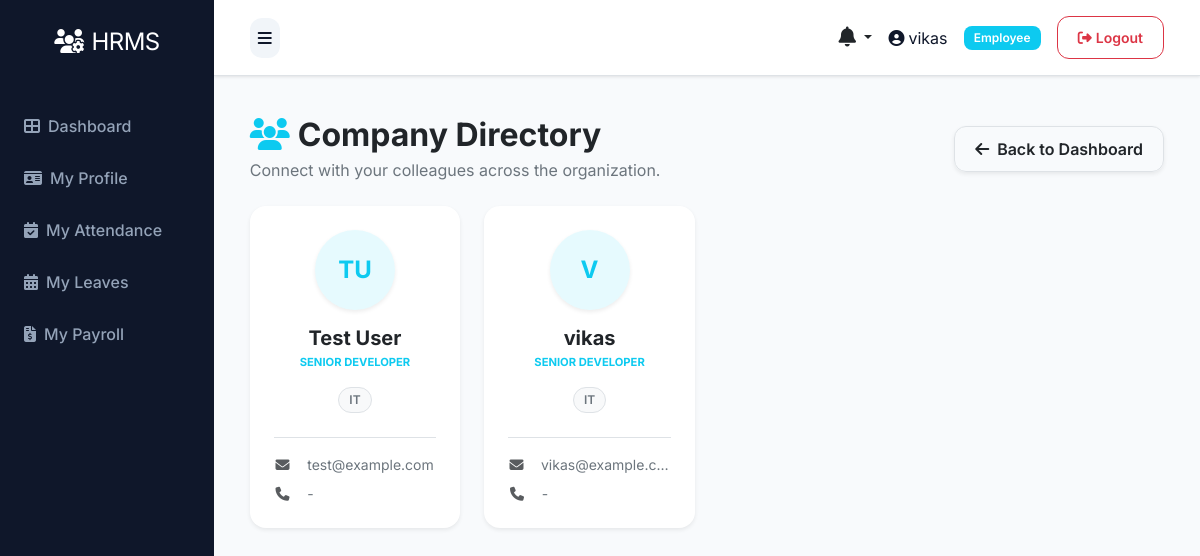
/user/directory (signed in), run on the app's committed database.
### models.py (models this page shows, shortened)
class User(UserMixin, db.Model):
    __tablename__ = 'users'
    id = db.Column(db.Integer, primary_key=True)
    role_id = db.Column(db.Integer, db.ForeignKey('roles.id'), nullable=False)
    name = db.Column(db.String(100), nullable=False)
    email = db.Column(db.String(100), unique=True, nullable=False)
    phone = db.Column(db.String(20))
    status = db.Column(db.String(20), default='active')
    password = db.Column(db.String(255), nullable=False)
    remember_token = db.Column(db.String(100))
    email_verified_at = db.Column(db.DateTime)
    created_at = db.Column(db.DateTime, default=datetime.utcnow)
    updated_at = db.Column(db.DateTime, default=datetime.utcnow, onupdate=datetime.utcnow)

class Role(db.Model):
    __tablename__ = 'roles'
    id = db.Column(db.Integer, primary_key=True)
    name = db.Column(db.String(50), unique=True, nullable=False)
    description = db.Column(db.Text)
    created_at = db.Column(db.DateTime, default=datetime.utcnow)
    updated_at = db.Column(db.DateTime, default=datetime.utcnow, onupdate=datetime.utcnow)
    users = db.relationship('User', backref='role', lazy=True)

class Employee(db.Model):
    __tablename__ = 'employees'
    id = db.Column(db.Integer, primary_key=True)
    department_id = db.Column(db.Integer, db.ForeignKey('departments.id'))
    designation_id = db.Column(db.Integer, db.ForeignKey('designations.id'))
    schedule_id = db.Column(db.Integer, db.ForeignKey('schedules.id'))
    firstname = db.Column(db.String(100), nullable=False)
    lastname = db.Column(db.String(100), nullable=False)
    unique_id = db.Column(db.String(50), unique=True)
    email = db.Column(db.String(100), unique=True)
    phone = db.Column(db.String(20))
    address = db.Column(db.Text)
    dob = db.Column(db.Date)
    gender = db.Column(db.String(10))
    religion = db.Column(db.String(50))
    marital = db.Column(db.String(20))
    image = db.Column(db.String(255))  # Store image filename
    aadhar_file = db.Column(db.String(255))
    resume_file = db.Column(db.String(255))
    status = db.Column(db.String(20), default='active')
    created_at = db.Column(db.DateTime, default=datetime.utcnow)
    updated_at = db.Column(db.DateTime, default=datetime.utcnow, onupdate=datetime.utcnow)
    attendances = db.relationship('Attendance', backref='employee', lazy=True, cascade='all, delete-orphan')
    checks = db.relationship('Check', backref='employee', lazy=True, cascade='all, delete-orphan')
    salary = db.relationship('Salary', backref='employee', uselist=False, cascade='all, delete-orphan')
    leaves = db.relationship('Leave', backref='employee', lazy=True, cascade='all, delete-orphan')
    late_times = db.relationship('LateTime', backref='employee', lazy=True, cascade='all, delete-orphan')
    over_times = db.relationship('OverTime', backref='employee', lazy=True, cascade='all, delete-orphan')
    payrolls = db.relationship('Payroll', backref='employee', lazy=True, cascade='all, delete-orphan')
    documents = db.relationship('Document', backref='employee', lazy=True, cascade='all, delete-orphan')
    reviews = db.relationship('PerformanceReview', backref='employee', lazy=True, cascade='all, delete-orphan', foreign_keys='PerformanceReview.employee_id')

class Designation(db.Model):
    __tablename__ = 'designations'
    id = db.Column(db.Integer, primary_key=True)
    name = db.Column(db.String(100), nullable=False)
    description = db.Column(db.Text)
    created_at = db.Column(db.DateTime, default=datetime.utcnow)
    updated_at = db.Column(db.DateTime, default=datetime.utcnow, onupdate=datetime.utcnow)
    employees = db.relationship('Employee', backref='designation', lazy=True)

class Department(db.Model):
    __tablename__ = 'departments'
    id = db.Column(db.Integer, primary_key=True)
    name = db.Column(db.String(100), nullable=False)
    description = db.Column(db.Text)
    created_at = db.Column(db.DateTime, default=datetime.utcnow)
    updated_at = db.Column(db.DateTime, default=datetime.utcnow, onupdate=datetime.utcnow)
    employees = db.relationship('Employee', backref='department', lazy=True)

### routes/user.py (the view)
@bp.route('/directory')
@login_required
def directory():
    employees = Employee.query.filter_by(status='active').order_by(Employee.firstname).all()
    return render_template('admin/user/directory.html', employees=employees)

### app.py (called while the page is built)
@app.context_processor
def inject_now():
    return {'datetime': datetime}

@login_manager.user_loader
def load_user(user_id):
    try:
        return db.session.get(User, int(user_id))
    except Exception as e:
        app.logger.error(f'Error loading user {user_id}: {str(e)}')
        return None

@app.context_processor
def inject_user():
    pending_leaves = 0
    unread_notifications_count = 0
    recent_notifications = []
    try:
        if current_user.is_authenticated:
            if getattr(current_user, 'role', None) and current_user.role.name in ['superadmin', 'hr']:
                from models import Leave
                pending_leaves = Leave.query.filter_by(status='pending').count()
            unread_notifications_count = Notification.query.filter_by(user_id=current_user.id, is_read=False).count()
            recent_notifications = Notification.query.filter_by(user_id=current_user.id).order_by(Notification.created_at.desc()).limit(5).all()
    except Exception:
        pass
    return dict(current_user=current_user, pending_leaves=pending_leaves, unread_notifications_count=unread_notifications_count, recent_notifications=recent_notifications)

### templates/admin/user/directory.html (shortened to what this page needs)
{% extends 'base.html' %}
{% block content %}
<div class="container-fluid animate-fade-in">
    <div class="row mb-4 align-items-center">
        <div class="col-md-6">
            <h2 class="fw-bold text-dark mb-1"><i class="fas fa-users text-info me-2"></i>Company Directory</h2>
            <p class="text-secondary mb-0">Connect with your colleagues across the organization.</p>
        </div>
        <div class="col-md-6 text-md-end mt-3 mt-md-0">
            <a href="{{ url_for('user.dashboard') }}" class="btn btn-white border shadow-sm">
                <i class="fas fa-arrow-left me-2"></i>Back to Dashboard
            </a>
        </div>
    </div>
    <div class="row g-4">
        {% if employees %}
            {% for emp in employees %}
            <div class="col-xl-3 col-lg-4 col-md-6">
                <div class="card border-0 shadow-sm h-100 overflow-hidden">
                    <div class="p-4 text-center">
                        <div class="mb-3 d-flex justify-content-center">
                            <div class="rounded-circle bg-info bg-opacity-10 text-info d-flex align-items-center justify-content-center fw-bold shadow-sm" style="width:80px;height:80px;font-size:24px;">
                                {{ emp.firstname[0]|upper if emp.firstname else 'E' }}{{ emp.lastname[0]|upper if emp.lastname else '' }}
                            </div>
                        </div>
                        <h5 class="fw-bold text-dark mb-1">{{ emp.firstname }} {{ emp.lastname }}</h5>
                        <p class="text-info x-small fw-bold text-uppercase mb-3">{{ emp.designation.name if emp.designation else 'Employee' }}</p>
                        <div class="d-flex flex-wrap justify-content-center gap-1 mb-4">
                            <span class="badge bg-light text-secondary border rounded-pill">{{ emp.department.name if emp.department else 'General' }}</span>
                        </div>
                        <div class="text-start border-top pt-3">
                            <div class="mb-2 d-flex align-items-center">
                                <i class="fas fa-envelope text-muted me-3 fa-fw small"></i>
                                <a href="mailto:{{ emp.email }}" class="text-decoration-none text-secondary small text-truncate d-block">{{ emp.email }}</a>
                            </div>
                            <div class="mb-0 d-flex align-items-center">
                                <i class="fas fa-phone text-muted me-3 fa-fw small"></i>
                                <span class="text-secondary small">{{ emp.phone or '-' }}</span>
                            </div>
                        </div>
                    </div>
                </div>
            </div>
            {% endfor %}
        {% endif %}
    </div>
</div>
{% endblock %}

### templates/base.html (shortened to what this page needs)
<!DOCTYPE html>
<html lang="en">
<head>
    <link href="https://cdn.jsdelivr.net/npm/bootstrap@5.3.0/dist/css/bootstrap.min.css" rel="stylesheet">
    <link rel="stylesheet" href="https://cdnjs.cloudflare.com/ajax/libs/font-awesome/6.4.0/css/all.min.css">
    <link rel="stylesheet" href="{{ url_for('static', filename='css/style.css') }}">
</head>
<body>
    {% if current_user.is_authenticated %}
    {% set role_name = (current_user.role.name if current_user.role and current_user.role.name else 'employee') %}
    {% set dashboard_map = {
        'superadmin': 'admin.superadmin_dashboard',
        'admin': 'admin.admin_dashboard',
        'hr': 'admin.hr_dashboard',
        'payroll': 'admin.payroll_dashboard',
        'moderator': 'admin.moderator_dashboard',
        'employee': 'user.dashboard'
    } %}
    {% set dashboard_endpoint = dashboard_map.get(role_name, 'user.dashboard') %}
    <div class="d-flex" id="wrapper">
        <div id="sidebar-wrapper">
            <div class="sidebar-heading text-center">
                <i class="fas fa-users-cog me-2"></i>HRMS
            </div>
            <div class="list-group list-group-flush mt-3">
                <a href="{{ url_for(dashboard_endpoint) }}" class="list-group-item list-group-item-action {{ 'active' if request.endpoint == dashboard_endpoint else '' }}">
                    <i class="fas fa-th-large me-2"></i>Dashboard
                </a>
                {% if role_name == 'employee' %}
                <a href="{{ url_for('user.profile') }}" class="list-group-item list-group-item-action {{ 'active' if request.endpoint == 'user.profile' else '' }}">
                    <i class="fas fa-id-card me-2"></i>My Profile
                </a>
                <a href="{{ url_for('user.attendance_list') }}" class="list-group-item list-group-item-action {{ 'active' if request.endpoint == 'user.attendance_list' else '' }}">
                    <i class="fas fa-calendar-check me-2"></i>My Attendance
                </a>
                <a href="{{ url_for('user.leaves_list') }}" class="list-group-item list-group-item-action {{ 'active' if request.endpoint == 'user.leaves_list' else '' }}">
                    <i class="fas fa-calendar-alt me-2"></i>My Leaves
                </a>
                <a href="{{ url_for('user.payrolls_list') }}" class="list-group-item list-group-item-action {{ 'active' if request.endpoint == 'user.payrolls_list' else '' }}">
                    <i class="fas fa-file-invoice-dollar me-2"></i>My Payroll
                </a>
                {% endif %}
            </div>
        </div>
        <div id="page-content-wrapper" class="w-100">
            <nav class="navbar navbar-expand-lg navbar-light bg-light border-bottom">
                <div class="container-fluid">
                    <button class="btn btn-primary" id="menu-toggle">
                        <i class="fas fa-bars"></i>
                    </button>
                    <div class="ms-auto d-flex align-items-center">
                        <div class="dropdown me-3">
                            <a class="nav-link dropdown-toggle position-relative text-dark" href="#" id="notificationsDropdown" role="button" data-bs-toggle="dropdown" aria-expanded="false">
                                <i class="fas fa-bell fs-5"></i>
                            </a>
                        </div>
                        <span class="me-3">
                            <i class="fas fa-user-circle me-1"></i>{{ current_user.name }}
                        </span>
                        <span class="badge bg-info me-3">{{ role_name|title }}</span>
                        <a href="{{ url_for('auth.logout') }}" class="btn btn-outline-danger btn-sm">
                            <i class="fas fa-sign-out-alt me-1"></i>Logout
                        </a>
                    </div>
                </div>
            </nav>
            <div class="container-fluid p-4">
                {% block content %}{% endblock %}
            </div>
        </div>
    </div>
    {% endif %}
</body>
</html>

### static/css/style.css (style rules this page uses)
:root { --primary: #6366f1; --primary-hover: #4f46e5; --secondary: #64748b; --success: #22c55e; --danger: #ef4444; --warning: #f59e0b; --info: #06b6d4; --dark: #0f172a; --light: #f8fafc; --white: #ffffff; --glass: rgba(255, 255, 255, 0.7); --glass-border: rgba(255, 255, 255, 0.3); --card-shadow: 0 4px 6px -1px rgb(0 0 0 / 0.1), 0 2px 4px -2px rgb(0 0 0 / 0.1); --card-shadow-hover: 0 10px 15px -3px rgb(0 0 0 / 0.1), 0 4px 6px -4px rgb(0 0 0 / 0.1); --transition: all 0.3s cubic-bezier(0.4, 0, 0.2, 1); }
body { font-family: 'Inter', sans-serif; background-color: #f1f5f9; color: var(--dark); overflow-x: hidden; }
#wrapper { min-height: 100vh; }
#sidebar-wrapper { min-height: 100vh; width: 260px; background: var(--dark); transition: margin 0.3s ease-in-out; box-shadow: 4px 0 10px rgba(0, 0, 0, 0.05); }
#sidebar-wrapper .sidebar-heading { padding: 1.5rem 1.25rem; font-size: 1.5rem; color: var(--white); letter-spacing: -0.025em; }
#page-content-wrapper { min-width: 0; width: 100%; background-color: #f8fafc; }
#sidebar-wrapper .list-group-item { border: none; padding: 0.875rem 1.5rem; background: transparent !important; color: #94a3b8 !important; font-weight: 500; transition: var(--transition); }
.list-group-item { border: none; background-color: transparent; transition: var(--transition); }
.x-small { font-size: 0.7rem; }
.card { border: none; border-radius: 1rem; box-shadow: var(--card-shadow); transition: var(--transition); background: var(--white); }
.btn { border-radius: 0.75rem; padding: 0.625rem 1.25rem; font-weight: 600; transition: var(--transition); }
.btn-primary { background-color: var(--primary); border-color: var(--primary); }
.badge { padding: 0.5em 0.85em; font-weight: 600; border-radius: 0.5rem; }
.animate-fade-in { animation: fadeIn 0.5s ease-out forwards; }
.navbar { padding: 1rem 1.5rem; background: var(--white) !important; box-shadow: 0 1px 3px 0 rgb(0 0 0 / 0.1); }
#menu-toggle { background: #f1f5f9; border: none; color: var(--dark); padding: 0.5rem; }

### data on the page
User: name "vikas"
Role: name "Employee"
Employee: firstname "T", lastname "U", firstname "Test", lastname "User", designation "SENIOR DEVELOPER", department "IT", email "test@example.com", phone "-"
Employee: firstname "V", firstname "vikas", designation "SENIOR DEVELOPER", department "IT", email "vikas@example.c…", phone "-"
